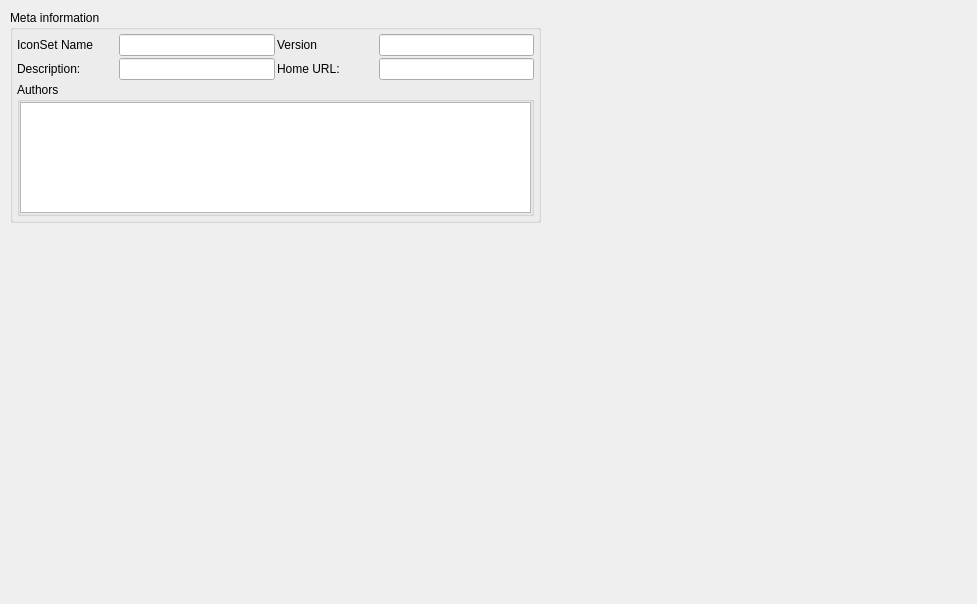
<ui version="4.0" >
 <class>com_dlg</class>
 <widget class="QDialog" name="com_dlg" >
  <property name="geometry" >
   <rect>
    <x>0</x>
    <y>0</y>
    <width>977</width>
    <height>604</height>
   </rect>
  </property>
  <property name="windowTitle" >
   <string>Compose IconSet</string>
  </property>
  <widget class="QGroupBox" name="groupBox" >
   <property name="geometry" >
    <rect>
     <x>10</x>
     <y>10</y>
     <width>531</width>
     <height>213</height>
    </rect>
   </property>
   <property name="title" >
    <string>Meta information</string>
   </property>
   <layout class="QVBoxLayout" >
    <property name="spacing" >
     <number>2</number>
    </property>
    <property name="leftMargin" >
     <number>4</number>
    </property>
    <property name="topMargin" >
     <number>4</number>
    </property>
    <property name="rightMargin" >
     <number>4</number>
    </property>
    <property name="bottomMargin" >
     <number>4</number>
    </property>
    <item>
     <layout class="QHBoxLayout" >
      <item>
       <layout class="QHBoxLayout" >
        <item>
         <widget class="QLabel" name="label" >
          <property name="minimumSize" >
           <size>
            <width>100</width>
            <height>0</height>
           </size>
          </property>
          <property name="text" >
           <string>IconSet Name</string>
          </property>
         </widget>
        </item>
        <item>
         <widget class="QLineEdit" name="name_lineEdit" />
        </item>
       </layout>
      </item>
      <item>
       <layout class="QHBoxLayout" >
        <item>
         <widget class="QLabel" name="label_2" >
          <property name="minimumSize" >
           <size>
            <width>100</width>
            <height>0</height>
           </size>
          </property>
          <property name="text" >
           <string>Version</string>
          </property>
         </widget>
        </item>
        <item>
         <widget class="QLineEdit" name="version_lineEdit" />
        </item>
       </layout>
      </item>
     </layout>
    </item>
    <item>
     <layout class="QHBoxLayout" >
      <item>
       <layout class="QHBoxLayout" >
        <item>
         <widget class="QLabel" name="label_3" >
          <property name="minimumSize" >
           <size>
            <width>100</width>
            <height>0</height>
           </size>
          </property>
          <property name="text" >
           <string>Description:</string>
          </property>
         </widget>
        </item>
        <item>
         <widget class="QLineEdit" name="desc_lineEdit" />
        </item>
       </layout>
      </item>
      <item>
       <layout class="QHBoxLayout" >
        <item>
         <widget class="QLabel" name="label_4" >
          <property name="minimumSize" >
           <size>
            <width>100</width>
            <height>0</height>
           </size>
          </property>
          <property name="text" >
           <string>Home URL:</string>
          </property>
         </widget>
        </item>
        <item>
         <widget class="QLineEdit" name="url_lineEdit" />
        </item>
       </layout>
      </item>
     </layout>
    </item>
    <item>
     <widget class="QGroupBox" name="groupBox_2" >
      <property name="title" >
       <string>Authors</string>
      </property>
      <layout class="QGridLayout" >
       <property name="leftMargin" >
        <number>0</number>
       </property>
       <property name="topMargin" >
        <number>0</number>
       </property>
       <property name="rightMargin" >
        <number>0</number>
       </property>
       <property name="bottomMargin" >
        <number>0</number>
       </property>
       <property name="horizontalSpacing" >
        <number>0</number>
       </property>
       <property name="verticalSpacing" >
        <number>0</number>
       </property>
       <item row="0" column="0" >
        <widget class="QTextEdit" name="authors_textEdit" />
       </item>
      </layout>
     </widget>
    </item>
   </layout>
  </widget>
 </widget>
 <resources/>
 <connections/>
</ui>
